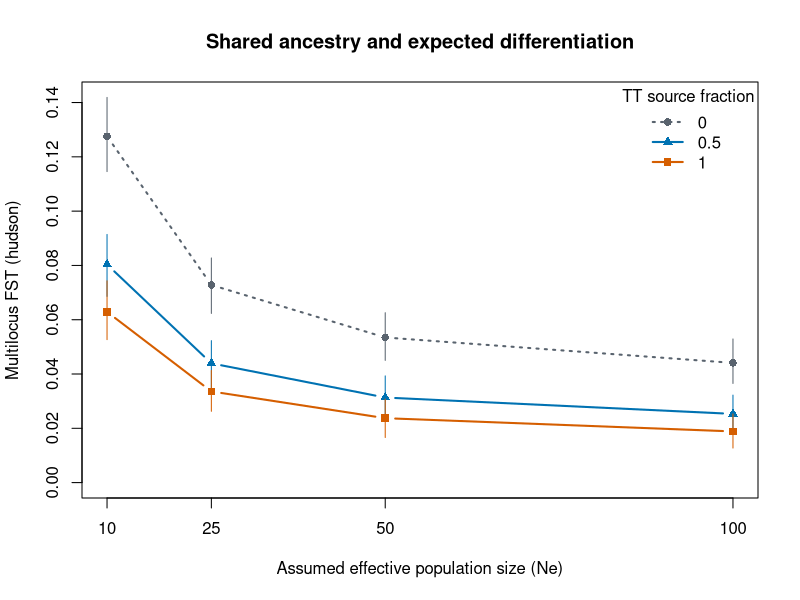
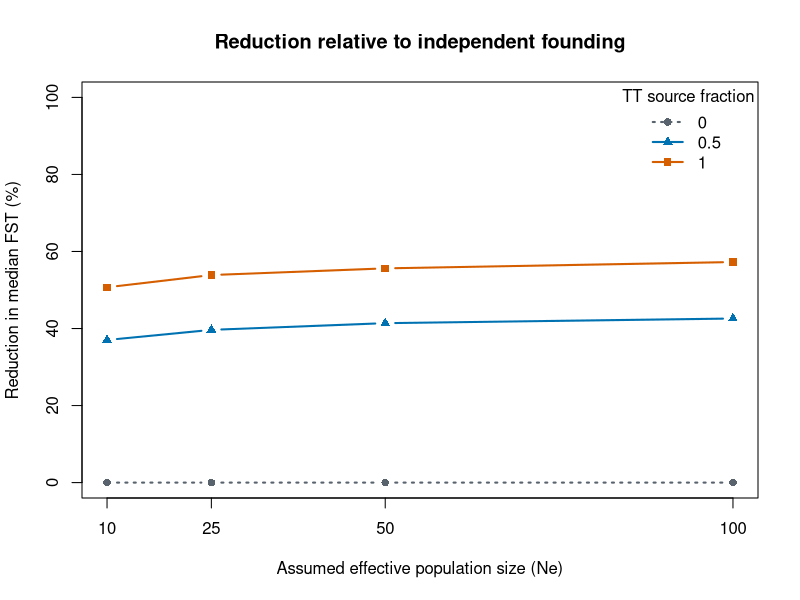
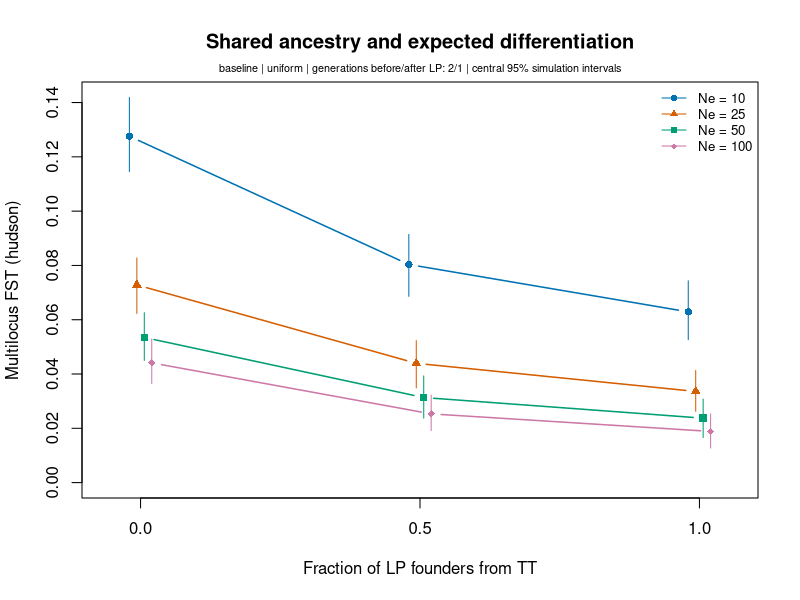

Source code (R) for these figures, in order:
# RED-COCKADED WOODPECKER TRANSLOCATION SIMULATION
#
# MODEL ASSUMPTIONS
# - The ancestral source is large, constant, and initially shared by all donors.
# - Founder gene copies are independent draws from the relevant source pool.
# - All loci are independent, neutral, autosomal, diploid, and biallelic.
# - Generations do not overlap. There is no mutation or selection.
# - TT-to-LP transfers do not remove alleles from TT. Ne is an effective size,
#   not a census count or a limit on the number of birds that can be sampled.
# - No immigration or supplementation occurs after LP establishment.
# - Final samples are independent, unrelated birds under random mating.
#   Use empirical sample sizes AFTER accounting for nestmates/close relatives.
# - This models genetic drift and shared ancestry, not actual donor differences,
#   pedigrees, linkage, individual inbreeding, or sequencing/genotyping errors.
#
# ESTIMATORS
# Hudson: finite-sample correction uses 2 * n_birds (gene copies), NOT n_birds.
# WC84: Weir-Cockerham diploid variance components, including heterozygosity.
# Both estimates are ratios of summed components across loci. Negative estimates
# are retained; neither locus estimates nor final estimates are clipped to zero.
# Confirm which estimator and multilocus aggregation the empirical analysis used.
# References: Bhatia et al. 2013, doi:10.1101/gr.154831.113;
# Weir and Cockerham 1984, doi:10.1111/j.1558-5646.1984.tb05657.x.


#### PARAMETERS ####
random_seed <- 2112
n_replicates <- 1000                
n_loci <- 1000                      # EXAMPLE: loci GENERATED before final filters
n_sample_tt <- 10                   # EXAMPLE: replace with independent TT birds
n_sample_lp <- 10                   # EXAMPLE: replace with independent LP birds
fst_estimator <- "hudson"           # Either "hudson" or "wc84"; both are saved
observed_fst <- NA_real_             # Enter ONLY after estimator/filter matching
# The supplied TT-LP estimate was 0.0547228545; its estimator is not yet verified

# The scenario table uses these values directly; no later block overrides them.
# To expand the grid, replace a value with its commented full-grid option.
founder_models_to_run <- "baseline"  # Full grid: c("baseline", "reduced")
tt_source_fractions <- c(0, 0.5, 1)  # Fraction of LP founders supplied by TT.
Ne_values <- c(10, 25, 50, 100)      # Full grid: c(10, 25, 50, 100)
generations_before_lp <- 2          # Full grid: c(2, 3)
generations_after_lp <- 1           # Full grid: c(1, 2)
frequency_distributions <- "uniform" # Full grid: c("uniform", "beta")

# Founder counts: these are assumed contributors, not estimates of Ne.
# The 12 TT founders include early immigrants, compressed into one episode.
# The 18 LP founders assume all listed 2018-2019 releases contributed equally.
# "reduced" halves both counts. It is a sensitivity assumption, not a finding.
founder_models <- data.frame(
  founder_model = c("baseline", "reduced"),
  founders_tt = c(12, 6),
  founders_lp = c(18, 9),
  stringsAsFactors = FALSE
)

uniform_min <- 0.05
uniform_max <- 0.95
beta_shape1 <- 0.5
beta_shape2 <- 0.5

# Optional filters on the COMBINED final TT + LP sample, not each site separately.
# A locus variable at only one site is kept. A locus fixed for opposite alleles
# in the two sites is also kept. Only loci fixed for the SAME allele are removed
# when the minimum allele count is 1 and the minimum frequency is 0.
# These settings cannot reproduce ascertainment involving other sampled sites.
minimum_pooled_minor_allele_count <- 1
minimum_pooled_minor_allele_frequency <- 0

write_output_files <- TRUE
make_summary_plot <- TRUE
output_parent <- getwd()            # Outputs go beneath the current R folder.
run_name <- paste0("RCW_simulation_", format(Sys.time(), "%Y%m%d_%H%M%S"))


#### SCENARIO TABLE ####
# Stop early if an input is invalid. seq_len() below also allows zero generations.
stopifnot(
  length(n_replicates) == 1, is.finite(n_replicates),
  n_replicates >= 1, n_replicates == floor(n_replicates),
  length(n_loci) == 1, is.finite(n_loci), n_loci >= 1, n_loci == floor(n_loci),
  length(n_sample_tt) == 1, is.finite(n_sample_tt),
  n_sample_tt >= 2, n_sample_tt == floor(n_sample_tt),
  length(n_sample_lp) == 1, is.finite(n_sample_lp),
  n_sample_lp >= 2, n_sample_lp == floor(n_sample_lp),
  length(fst_estimator) == 1, fst_estimator %in% c("hudson", "wc84"),
  length(observed_fst) == 1,
  is.na(observed_fst) || is.finite(observed_fst),
  length(founder_models_to_run) > 0,
  all(founder_models_to_run %in% founder_models$founder_model),
  all(is.finite(founder_models$founders_tt)),
  all(is.finite(founder_models$founders_lp)),
  all(founder_models$founders_tt >= 1), all(founder_models$founders_lp >= 1),
  all(founder_models$founders_tt == floor(founder_models$founders_tt)),
  all(founder_models$founders_lp == floor(founder_models$founders_lp)),
  length(tt_source_fractions) > 0,
  all(is.finite(tt_source_fractions)),
  all(tt_source_fractions >= 0 & tt_source_fractions <= 1),
  length(Ne_values) > 0, all(is.finite(Ne_values)), all(Ne_values >= 1),
  all(Ne_values == floor(Ne_values)),
  length(generations_before_lp) > 0, all(is.finite(generations_before_lp)),
  all(generations_before_lp >= 0),
  all(generations_before_lp == floor(generations_before_lp)),
  length(generations_after_lp) > 0, all(is.finite(generations_after_lp)),
  all(generations_after_lp >= 0),
  all(generations_after_lp == floor(generations_after_lp)),
  length(frequency_distributions) > 0,
  all(frequency_distributions %in% c("uniform", "beta")),
  uniform_min > 0, uniform_max < 1, uniform_min < uniform_max,
  beta_shape1 > 0, beta_shape2 > 0,
  minimum_pooled_minor_allele_count >= 0,
  minimum_pooled_minor_allele_count == floor(minimum_pooled_minor_allele_count),
  minimum_pooled_minor_allele_count <= n_sample_tt + n_sample_lp,
  minimum_pooled_minor_allele_frequency >= 0,
  minimum_pooled_minor_allele_frequency <= 0.5
)

scenarios <- expand.grid(
  founder_model = unique(founder_models_to_run),
  tt_source_fraction = unique(tt_source_fractions),
  Ne = unique(Ne_values),
  generations_before_lp = unique(generations_before_lp),
  generations_after_lp = unique(generations_after_lp),
  frequency_distribution = unique(frequency_distributions),
  KEEP.OUT.ATTRS = FALSE,
  stringsAsFactors = FALSE
)

founder_row <- match(scenarios$founder_model, founder_models$founder_model)
scenarios$founders_tt <- founder_models$founders_tt[founder_row]
scenarios$founders_lp <- founder_models$founders_lp[founder_row]
scenarios$scenario_id <- seq_len(nrow(scenarios))

print(scenarios)
cat("\nScenarios:", nrow(scenarios), "\n")
cat("Replicates per scenario:", n_replicates, "\n")
cat("Total replicates:", nrow(scenarios) * n_replicates, "\n")
cat("Example counts must be replaced before an empirical comparison.\n")


#### PREPARE RESULTS ####
set.seed(random_seed)
start_time <- Sys.time()

# One row per replicate; no raw genotype matrices are accumulated in memory.
replicate_results <- data.frame(
  scenario_id = rep(scenarios$scenario_id, each = n_replicates),
  replicate_id = rep(seq_len(n_replicates), times = nrow(scenarios)),
  lp_founders_from_tt = NA_integer_,
  loci_retained = NA_integer_,
  fst_hudson = NA_real_,
  fst_wc84 = NA_real_
)

scenario_summary <- scenarios
scenario_summary$fst_estimator <- fst_estimator
scenario_summary$n_replicates <- n_replicates
scenario_summary$n_valid_fst <- NA_integer_
scenario_summary$median_fst <- NA_real_
scenario_summary$lower_95 <- NA_real_
scenario_summary$upper_95 <- NA_real_
scenario_summary$mean_loci_retained <- NA_real_
scenario_summary$observed_fst <- observed_fst
scenario_summary$observed_within_interval <- NA

# Save chosen settings, including the actual scenario table.
parameters <- list(
  random_seed = random_seed, n_replicates = n_replicates, n_loci = n_loci,
  n_sample_tt = n_sample_tt, n_sample_lp = n_sample_lp,
  fst_estimator = fst_estimator, observed_fst = observed_fst,
  uniform_min = uniform_min, uniform_max = uniform_max,
  beta_shape1 = beta_shape1, beta_shape2 = beta_shape2,
  minimum_pooled_minor_allele_count = minimum_pooled_minor_allele_count,
  minimum_pooled_minor_allele_frequency = minimum_pooled_minor_allele_frequency,
  scenarios = scenarios
)

if (write_output_files) {
  output_directory <- file.path(output_parent, run_name)
  if (dir.exists(output_directory)) {
    stop("That output folder already exists. Change run_name before continuing.")
  }
  dir.create(output_directory, recursive = TRUE)
  write.csv(scenarios, file.path(output_directory, "scenarios.csv"), row.names = FALSE)
  dput(parameters, file = file.path(output_directory, "parameters.txt"))
  writeLines(capture.output(sessionInfo()),
             file.path(output_directory, "R_session_info.txt"))
}

# These values allow the loop body to be inspected manually, line by line.
# Change them to inspect another scenario or another replicate.
scenario_id <- 1
replicate_id <- 1


#### RUN THE SIMULATION ####

for (scenario_id in seq_len(nrow(scenarios))) {
  
  # Read the settings for this one scenario.
  founders_tt <- scenarios$founders_tt[scenario_id]
  founders_lp <- scenarios$founders_lp[scenario_id]
  source_fraction <- scenarios$tt_source_fraction[scenario_id]
  Ne <- scenarios$Ne[scenario_id]
  n_before <- scenarios$generations_before_lp[scenario_id]
  n_after <- scenarios$generations_after_lp[scenario_id]
  source_distribution <- scenarios$frequency_distribution[scenario_id]
  
  for (replicate_id in seq_len(n_replicates)) {
    
    # A. Generate ONE ancestral frequency per locus.
    # The same vector is the source of TT and every non-TT LP founder.
    if (source_distribution == "uniform") {
      p_ancestral <- runif(n_loci, min = uniform_min, max = uniform_max)
    } else {
      p_ancestral <- rbeta(n_loci, shape1 = beta_shape1, shape2 = beta_shape2)
    }
    
    # B. Found TT. Each diploid founder supplies two gene copies at each locus.
    # rbinom() samples the number of alternative-allele copies, not genotypes.
    tt_allele_count <- rbinom(n_loci, size = 2 * founders_tt, prob = p_ancestral)
    p_tt <- tt_allele_count / (2 * founders_tt)
    
    # C. Drift in TT before LP is founded.
    # The next generation has 2*Ne independently sampled gene copies per locus.
    for (generation in seq_len(n_before)) {
      tt_allele_count <- rbinom(n_loci, size = 2 * Ne, prob = p_tt)
      p_tt <- tt_allele_count / (2 * Ne)
    }
    
    # D. Determine how many LP founders come from TT.
    # An integer target is used exactly. A noninteger target is randomly rounded
    # up or down so its average equals the requested fraction.
    # In particular, 50% of 9 means 4 or 5 TT founders, equally likely.
    target_tt_founders <- founders_lp * source_fraction
    lp_founders_from_tt <- floor(target_tt_founders)
    rounding_probability <- target_tt_founders - floor(target_tt_founders)
    if (rounding_probability > 0) {
      lp_founders_from_tt <- lp_founders_from_tt +
        rbinom(1, size = 1, prob = rounding_probability)
    }
    lp_founders_from_pool <- founders_lp - lp_founders_from_tt
    
    # E. Found LP. Draw TT-origin copies at CURRENT TT frequencies and all other
    # copies at the ORIGINAL ancestral frequencies. Sum the counts, then divide
    # by LP's total number of founder gene copies.
    lp_copies_from_tt <- rbinom(n_loci, size = 2 * lp_founders_from_tt, prob = p_tt)
    lp_copies_from_pool <- rbinom(n_loci, size = 2 * lp_founders_from_pool,
                                  prob = p_ancestral)
    lp_allele_count <- lp_copies_from_tt + lp_copies_from_pool
    p_lp <- lp_allele_count / (2 * founders_lp)
    
    # F. Drift independently in TT and LP after LP establishment.
    for (generation in seq_len(n_after)) {
      tt_allele_count <- rbinom(n_loci, size = 2 * Ne, prob = p_tt)
      lp_allele_count <- rbinom(n_loci, size = 2 * Ne, prob = p_lp)
      p_tt <- tt_allele_count / (2 * Ne)
      p_lp <- lp_allele_count / (2 * Ne)
    }
    
    # G. Sample independent birds. Rows are birds; columns are loci.
    # A genotype is 0, 1, or 2 alternative-allele copies. rep(..., each=...)
    # ensures every bird in a column uses that locus's population frequency.
    tt_genotypes <- matrix(
      rbinom(n_sample_tt * n_loci, size = 2,
             prob = rep(p_tt, each = n_sample_tt)),
      nrow = n_sample_tt, ncol = n_loci
    )
    lp_genotypes <- matrix(
      rbinom(n_sample_lp * n_loci, size = 2,
             prob = rep(p_lp, each = n_sample_lp)),
      nrow = n_sample_lp, ncol = n_loci
    )
    
    # H. Obtain sample allele frequencies and observed heterozygosities.
    sample_copies_tt <- colSums(tt_genotypes)
    sample_copies_lp <- colSums(lp_genotypes)
    p_sample_tt <- sample_copies_tt / (2 * n_sample_tt)
    p_sample_lp <- sample_copies_lp / (2 * n_sample_lp)
    h_sample_tt <- colMeans(tt_genotypes == 1)
    h_sample_lp <- colMeans(lp_genotypes == 1)
    
    # I. Optional minor-allele filters, applied to the combined sample.
    total_gene_copies <- 2 * (n_sample_tt + n_sample_lp)
    pooled_alt_count <- sample_copies_tt + sample_copies_lp
    pooled_minor_count <- pmin(pooled_alt_count, total_gene_copies - pooled_alt_count)
    pooled_minor_frequency <- pooled_minor_count / total_gene_copies
    keep_locus <- pooled_minor_count >= minimum_pooled_minor_allele_count &
      pooled_minor_frequency >= minimum_pooled_minor_allele_frequency &
      pooled_minor_count > 0
    loci_retained <- sum(keep_locus)
    
    # Keep the original population frequencies p_tt and p_lp for inspection.
    p1 <- p_sample_tt[keep_locus]
    p2 <- p_sample_lp[keep_locus]
    h1 <- h_sample_tt[keep_locus]
    h2 <- h_sample_lp[keep_locus]
    
    # J. Hudson FST. Correct for sampling GENE COPIES, not number of birds.
    hudson_numerator <- (p1 - p2)^2 -
      p1 * (1 - p1) / (2 * n_sample_tt - 1) -
      p2 * (1 - p2) / (2 * n_sample_lp - 1)
    hudson_denominator <- p1 * (1 - p2) + p2 * (1 - p1)
    fst_hudson <- NA_real_
    if (sum(hudson_denominator) > 0) {
      fst_hudson <- sum(hudson_numerator) / sum(hudson_denominator)
    }
    
    # K. Weir-Cockerham FST for TWO diploid populations (r = 2).
    # n_bar and n_c correct for unequal numbers of sampled birds.
    n_bar <- (n_sample_tt + n_sample_lp) / 2
    n_c <- 2 * n_bar - (n_sample_tt^2 + n_sample_lp^2) / (2 * n_bar)
    p_bar <- (n_sample_tt * p1 + n_sample_lp * p2) / (2 * n_bar)
    h_bar <- (n_sample_tt * h1 + n_sample_lp * h2) / (2 * n_bar)
    s_squared <- (n_sample_tt * (p1 - p_bar)^2 +
                    n_sample_lp * (p2 - p_bar)^2) / n_bar
    
    # Variance among populations (a), among individuals (b), within individuals (c).
    wc_a <- (n_bar / n_c) * (s_squared -
                               (p_bar * (1 - p_bar) - s_squared / 2 - h_bar / 4) / (n_bar - 1))
    wc_b <- (n_bar / (n_bar - 1)) *
      (p_bar * (1 - p_bar) - s_squared / 2 -
         ((2 * n_bar - 1) / (4 * n_bar)) * h_bar)
    wc_c <- h_bar / 2
    fst_wc84 <- NA_real_
    if (sum(wc_a + wc_b + wc_c) > 0) {
      fst_wc84 <- sum(wc_a) / sum(wc_a + wc_b + wc_c)
    }
    
    # L. Store this replicate. Do not replace negative FST estimates with zero.
    result_row <- (scenario_id - 1) * n_replicates + replicate_id
    replicate_results$lp_founders_from_tt[result_row] <- lp_founders_from_tt
    replicate_results$loci_retained[result_row] <- loci_retained
    replicate_results$fst_hudson[result_row] <- fst_hudson
    replicate_results$fst_wc84[result_row] <- fst_wc84
  }
  
  # Summarize this scenario after all its replicates are finished.
  scenario_rows <- ((scenario_id - 1) * n_replicates + 1):(scenario_id * n_replicates)
  if (fst_estimator == "hudson") {
    scenario_fst <- replicate_results$fst_hudson[scenario_rows]
  } else {
    scenario_fst <- replicate_results$fst_wc84[scenario_rows]
  }
  valid_fst <- scenario_fst[is.finite(scenario_fst)]
  scenario_summary$n_valid_fst[scenario_id] <- length(valid_fst)
  scenario_summary$mean_loci_retained[scenario_id] <-
    mean(replicate_results$loci_retained[scenario_rows])
  
  if (length(valid_fst) > 0) {
    scenario_summary$median_fst[scenario_id] <- median(valid_fst)
    scenario_summary$lower_95[scenario_id] <- unname(quantile(valid_fst, 0.025))
    scenario_summary$upper_95[scenario_id] <- unname(quantile(valid_fst, 0.975))
    if (!is.na(observed_fst)) {
      scenario_summary$observed_within_interval[scenario_id] <-
        observed_fst >= scenario_summary$lower_95[scenario_id] &
        observed_fst <= scenario_summary$upper_95[scenario_id]
    }
  }
  
  # Write a checkpoint after each scenario. The raw CSV gets one block appended;
  # summary.csv is refreshed so completed scenarios survive an interrupted run.
  if (write_output_files) {
    write.table(replicate_results[scenario_rows, ],
                file = file.path(output_directory, "replicate_results.csv"),
                sep = ",", row.names = FALSE, col.names = (scenario_id == 1),
                append = (scenario_id != 1), na = "NA")
    write.csv(scenario_summary, file.path(output_directory, "summary.csv"),
              row.names = FALSE)
  }
  
  cat("Completed scenario", scenario_id, "of", nrow(scenarios),
      "| valid estimates:", length(valid_fst),
      "| median FST:", round(scenario_summary$median_fst[scenario_id], 4), "\n")
}


#### SAVE THE RESULTS ####

print(scenario_summary)
elapsed_minutes <- as.numeric(difftime(Sys.time(), start_time, units = "mins"))
cat("\nElapsed minutes:", round(elapsed_minutes, 2), "\n")

if (any(scenario_summary$n_valid_fst < n_replicates)) {
  message("Some replicates had no estimable FST. Check n_valid_fst and loci_retained.")
}

if (write_output_files) {
  saveRDS(list(parameters = parameters, scenarios = scenarios,
               summary = scenario_summary, replicates = replicate_results),
          file.path(output_directory, "simulation_results.rds"))
  cat("Output folder:", output_directory, "\n")
}


### PLOT ###
source_fractions <- c(0, 0.5, 1)
source_colors <- c("#59636E", "#0072B2", "#D55E00")
source_symbols <- c(16, 17, 15)
source_lines <- c(3, 1, 1)

# Include all Ne values, holding the other settings constant.
plot_rows <- 
  scenario_summary$founder_model == scenarios$founder_model[1] &
  scenario_summary$generations_before_lp == scenarios$generations_before_lp[1] &
  scenario_summary$generations_after_lp == scenarios$generations_after_lp[1] &
  scenario_summary$frequency_distribution == scenarios$frequency_distribution[1]

plot_data <- scenario_summary[plot_rows, ]
plot_data <- plot_data[is.finite(plot_data$median_fst), ]

plot_ne <- sort(unique(plot_data$Ne))

# Confirm that all three source fractions were simulated.
stopifnot(all(source_fractions %in% plot_data$tt_source_fraction))


### FIGURE 1: GENETIC DIFFERENTIATION ###

if (write_output_files) {
  pdf(file.path(output_directory, "scenario_comparison.pdf"),
      width = 7, height = 5)
}

plot(NA_real_, NA_real_, type = "n",
     xlim = range(plot_ne),
     ylim = range(c(0, plot_data$lower_95, plot_data$upper_95)),
     xaxt = "n",
     xlab = "Assumed effective population size (Ne)",
     ylab = paste0("Multilocus FST (", fst_estimator, ")"),
     main = "Shared ancestry and expected differentiation")

axis(1, at = plot_ne)

for (i in seq_along(source_fractions)) {
  
  source_data <- plot_data[
    plot_data$tt_source_fraction == source_fractions[i], ]
  source_data <- source_data[order(source_data$Ne), ]
  
  # Central 95% simulation intervals.
  segments(source_data$Ne, source_data$lower_95,
           source_data$Ne, source_data$upper_95,
           col = source_colors[i])
  
  # Scenario medians.
  lines(source_data$Ne, source_data$median_fst,
        type = "b", lwd = 2,
        col = source_colors[i],
        pch = source_symbols[i],
        lty = source_lines[i])
}

legend("topright",
       title = "TT source fraction",
       legend = as.character(source_fractions),
       col = source_colors,
       pch = source_symbols,
       lty = source_lines,
       lwd = 2, bty = "n")

if (write_output_files) dev.off()


### CALCULATE REDUCTION RELATIVE TO SOURCE FRACTION 0 ###

effect_data <- plot_data
effect_data$percent_reduction <- NA_real_

for (ne in plot_ne) {
  
  baseline <- effect_data$median_fst[
    effect_data$Ne == ne &
      effect_data$tt_source_fraction == 0
  ]
  
  if (length(baseline) != 1 || baseline <= 0) {
    stop("Each Ne needs one positive median for source fraction 0.")
  }
  
  rows <- effect_data$Ne == ne
  
  effect_data$percent_reduction[rows] <-
    100 * (baseline - effect_data$median_fst[rows]) / baseline
}


#PROPORTIONAL REDUCTION ###

if (write_output_files) {
  pdf(file.path(output_directory, "TT_source_percent_reduction.pdf"),
      width = 7, height = 5)
}

plot(NA_real_, NA_real_, type = "n",
     xlim = range(plot_ne),
     ylim = range(c(0, 100, effect_data$percent_reduction)),
     xaxt = "n",
     xlab = "Assumed effective population size (Ne)",
     ylab = "Reduction in median FST (%)",
     main = "Reduction relative to independent founding")

axis(1, at = plot_ne)

for (i in seq_along(source_fractions)) {
  
  source_data <- effect_data[
    effect_data$tt_source_fraction == source_fractions[i], ]
  source_data <- source_data[order(source_data$Ne), ]
  
  lines(source_data$Ne, source_data$percent_reduction,
        type = "b", lwd = 2,
        col = source_colors[i],
        pch = source_symbols[i],
        lty = source_lines[i])
}

legend("topright",
       title = "TT source fraction",
       legend = as.character(source_fractions),
       col = source_colors,
       pch = source_symbols,
       lty = source_lines,
       lwd = 2, bty = "n")

if (write_output_files) dev.off()

# Plot by Ne
if (make_summary_plot) {
  plot_rows <- scenario_summary$founder_model == scenarios$founder_model[1] &
    scenario_summary$generations_before_lp == scenarios$generations_before_lp[1] &
    scenario_summary$generations_after_lp == scenarios$generations_after_lp[1] &
    scenario_summary$frequency_distribution == scenarios$frequency_distribution[1]
  plot_data <- scenario_summary[plot_rows, ]
  plot_data <- plot_data[is.finite(plot_data$median_fst), ]
  
  if (nrow(plot_data) > 0) {
    plot_ne_values <- sort(unique(plot_data$Ne))
    plot_colors <- rep(c("#0072B2", "#D55E00", "#009E73", "#CC79A7"),
                       length.out = length(plot_ne_values))
    plot_symbols <- rep(c(16, 17, 15, 18), length.out = length(plot_ne_values))
    
    # Small horizontal offsets keep overlapping simulation intervals visible.
    # The tick labels still mark the actual TT source fractions: 0, 0.5, and 1.
    plot_offsets <- rep(0, length(plot_ne_values))
    if (length(plot_ne_values) > 1) {
      plot_offsets <- seq(-0.02, 0.02, length.out = length(plot_ne_values))
    }
    
    if (write_output_files) {
      pdf(file.path(output_directory, "scenario_comparison_Ne.pdf"),
          width = 7, height = 5)
    }
    plot_limits <- range(c(0, plot_data$lower_95, plot_data$upper_95,
                           observed_fst), na.rm = TRUE)
    if (diff(plot_limits) == 0) plot_limits <- plot_limits + c(-0.01, 0.01)
    
    # Draw empty axes first, then add one curve per Ne.
    plot(NA_real_, NA_real_, type = "n",
         xlim = c(-0.06, 1.06), ylim = plot_limits, xaxt = "n",
         xlab = "Fraction of LP founders from TT",
         ylab = paste("Multilocus FST (", fst_estimator, ")", sep = ""),
         main = "Shared ancestry and expected differentiation")
    axis(1, at = sort(unique(plot_data$tt_source_fraction)))
    
    for (ne_index in seq_along(plot_ne_values)) {
      ne_plot_data <- plot_data[plot_data$Ne == plot_ne_values[ne_index], ]
      ne_plot_data <- ne_plot_data[order(ne_plot_data$tt_source_fraction), ]
      plot_x <- ne_plot_data$tt_source_fraction + plot_offsets[ne_index]
      
      segments(plot_x, ne_plot_data$lower_95,
               plot_x, ne_plot_data$upper_95, col = plot_colors[ne_index])
      lines(plot_x, ne_plot_data$median_fst, type = "b", lwd = 1.5,
            col = plot_colors[ne_index], pch = plot_symbols[ne_index])
    }
    
    legend_labels <- paste("Ne =", plot_ne_values)
    legend_colors <- plot_colors
    legend_symbols <- plot_symbols
    legend_lines <- rep(1, length(plot_ne_values))
    if (!is.na(observed_fst)) {
      abline(h = observed_fst, lty = 2, col = "black")
      legend_labels <- c(legend_labels, "Observed FST")
      legend_colors <- c(legend_colors, "black")
      legend_symbols <- c(legend_symbols, NA_integer_)
      legend_lines <- c(legend_lines, 2)
    }
    legend("topright", legend = legend_labels, col = legend_colors,
           pch = legend_symbols, lty = legend_lines, bty = "n", cex = 0.8)
    mtext(paste(plot_data$founder_model[1], "|", plot_data$frequency_distribution[1],
                "| generations before/after LP:",
                paste0(plot_data$generations_before_lp[1], "/",
                       plot_data$generations_after_lp[1]),
                "| central 95% simulation intervals"),
          side = 3, line = 0.3, cex = 0.65)
    if (write_output_files) dev.off()
  }
}

# INTERPRETATION
# Compare source fractions WITHIN a demographic/distribution combination.
# Replicates are independent, not paired across source scenarios.
# A value inside a simulation interval is compatible with those assumptions;
# it is not proof of the actual history and is not an estimated migration rate.
# n_loci counts generated loci. Filters and loss of variation can reduce the
# number retained, which is recorded for every replicate. The simulated interval
# assumes independent loci and may be too narrow if empirical loci are linked.
# Before manuscript use, replace demo sample/locus counts, match the empirical
# estimator and ascertainment, and update the Methods to describe what was run.
